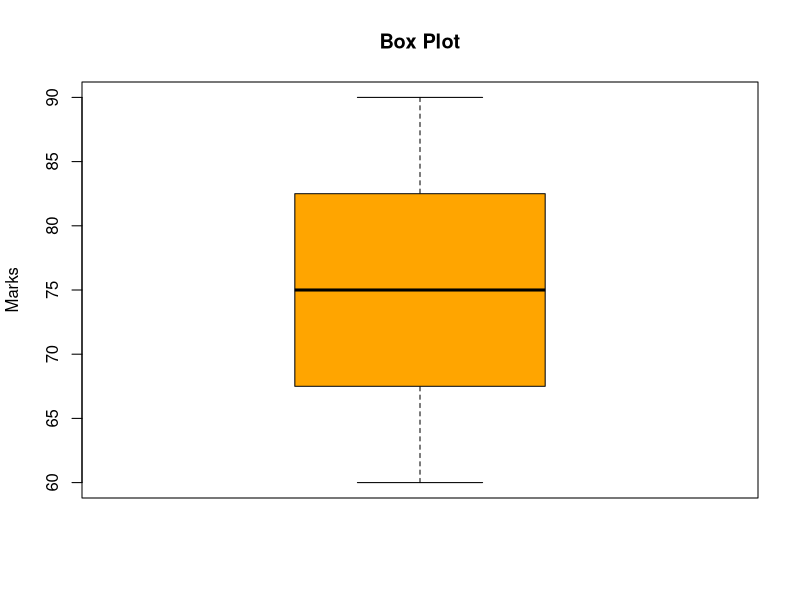

Recreate this plot in R.
marks <- c(60,65,70,75,80,85,90)

boxplot(marks,
        col="orange",
        main="Box Plot",
        ylab="Marks")
